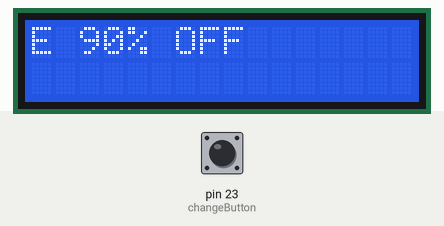
Simulated run of this sketch. Board: Arduino Mega 2560, built with avr-gcc and run on an emulated ATmega2560. On the bench: 16×2 character LCD. Inputs (shaded band) come from the test bench; at power-on: pin 23 (changeButton) HIGH.

Above: at 2.2 s.
2.3 s: pin 23 (changeButton) pulled LOW for 0.35 s
At 3.4 s:
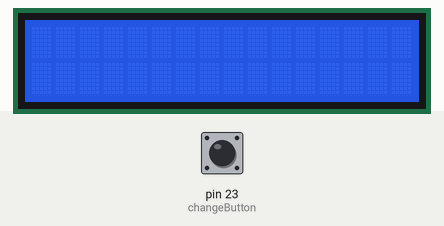
4.1 s: pin 23 (changeButton) pulled LOW for 1 s
At 6.6 s:
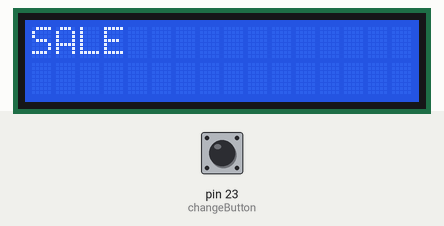
7.6 s: pin 23 (changeButton) pulled LOW for 0.35 s
At 8.43 s:
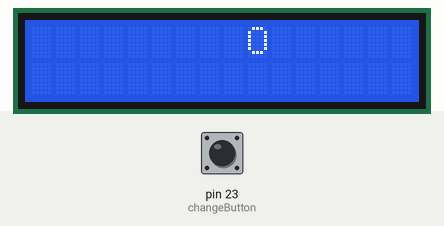
10.3 s: pin 23 (changeButton) pulled LOW for 1 s
At 12.65 s:
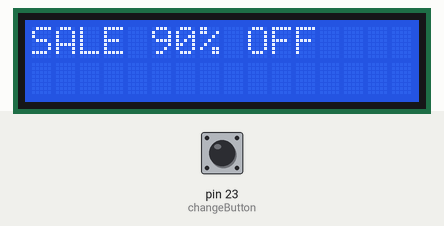
Timing chart, 0 to 14.2 s (numbered marks = the images above; inputs shaded):
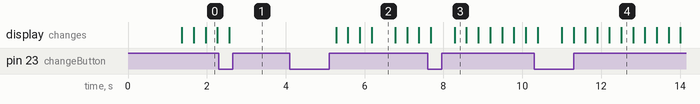

Measured:
- after the input at 2.3 s, the display: changes after 0.27 s (image 1)
- after the input at 4.1 s, the display: first changes after 1.2 s (image 2 shows a later state)
- after the input at 7.6 s, the display: first changes after 0.08 s (image 3 shows a later state)
- what the display in image 2 shows lasts 0.6 s, from 6.2 s to 6.8 s

The sketch:

LCD_Animations.ino
```cpp
#include <LiquidCrystal.h>

LiquidCrystal lcd(12, 11, 5, 4, 3, 2, 6, 7, 8, 9);

const int changeButton = 23;
int state = 0;
bool buttonPressed = false;

const char message[] = "SALE 90% OFF";
int msgLength = sizeof(message) -1;

void setup() {
  // put your setup code here, to run once:
  pinMode(changeButton, INPUT_PULLUP);
  Serial.begin(9600);
  lcd.begin(16,2);
  lcd.print(message);
  delay(1000);


}

void loop() {
  checkButtonPress();

  switch(state){
    case 0:
      scrollLeft();
      break;
    case 1:
      scrollRight();
      break;
    case 2:
      waveText();
      break;
    case 3:
      flashText();
      break;
  }
}


void checkButtonPress(){
  if(digitalRead(changeButton) == LOW){
    if(!buttonPressed){
      buttonPressed = true;
      state = (state+1) % 4 ;
      lcd.clear();
      delay(300);
    }
  }
  else{
    buttonPressed = false;
  }

}

void scrollLeft() {
  lcd.clear();
  lcd.setCursor(0, 0);
  lcd.print(message);

  for (int i = 0; i < msgLength; i++) {
    delay(300);
    lcd.scrollDisplayLeft();
    checkButtonPress();
  }
}


void scrollRight() {
  lcd.clear();
  lcd.setCursor(0, 0);
  lcd.print(message);

  for (int i = 0; i < msgLength; i++) {
    delay(300);
    lcd.scrollDisplayRight();
    checkButtonPress();
  }
}
void waveText() {
  lcd.clear();
  for (int i = 0; i < msgLength; i++) {
    lcd.setCursor(i, 0);
    lcd.print(message[i]);
    delay(300);
    checkButtonPress();
  }
}

void flashText() {
  for (int i = 0; i < 5; i++) {
    lcd.clear();
    delay(300);
    lcd.setCursor(2, 0);
    lcd.print(message);
    delay(300);
    checkButtonPress();
  }
}
```
